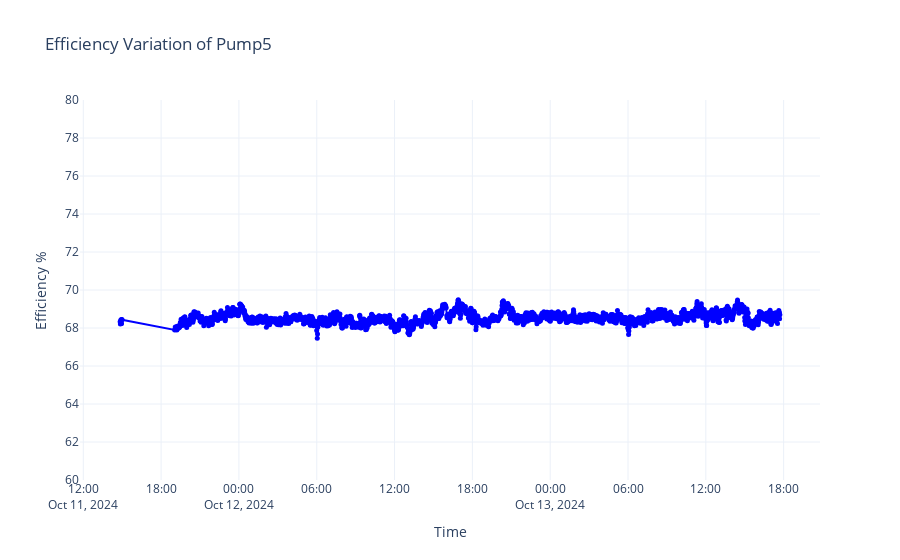

The notebook cell this image was saved under:
### Code cell
# fig = go.Figure()

# fig.add_trace(go.Scatter(
#     x=df5.index,
#     y=df5['Efficiency'],
#     mode='lines+markers',
#     name='Voltage Imbalance_%',
#     line=dict(color='blue'),
#     marker=dict(size=5)
# ))


# fig.update_layout(
#     title='Efficiency Variation of Pump5',
#     xaxis_title='Time',
#     yaxis_title='Efficiency %',
#     legend_title='Legend',
#     template='plotly_white'
# )
# fig.update_yaxes(
#     range=[60, 80],  
#     dtick=2         
# )

# fig.show()

### Figure 1 — Plotly figure (JSON) as saved in the notebook; plotly's stock layout.template omitted (floating-point values rounded to 4 significant figures; data arrays with more than 128 entries replaced by an {"elided": "..."} marker saying what was removed)
{"data": [{"line": {"color": "blue"}, "marker": {"size": 5}, "mode": "lines+markers", "name": "Voltage Imbalance_%", "type": "scatter", "x": {"elided": "2098 str values"}, "y": {"elided": "2098 float values"}}], "layout": {"legend": {"title": {"text": "Legend"}}, "title": {"text": "Efficiency Variation of Pump5"}, "xaxis": {"title": {"text": "Time"}}, "yaxis": {"dtick": 2, "range": [60, 80], "title": {"text": "Efficiency %"}}}}
